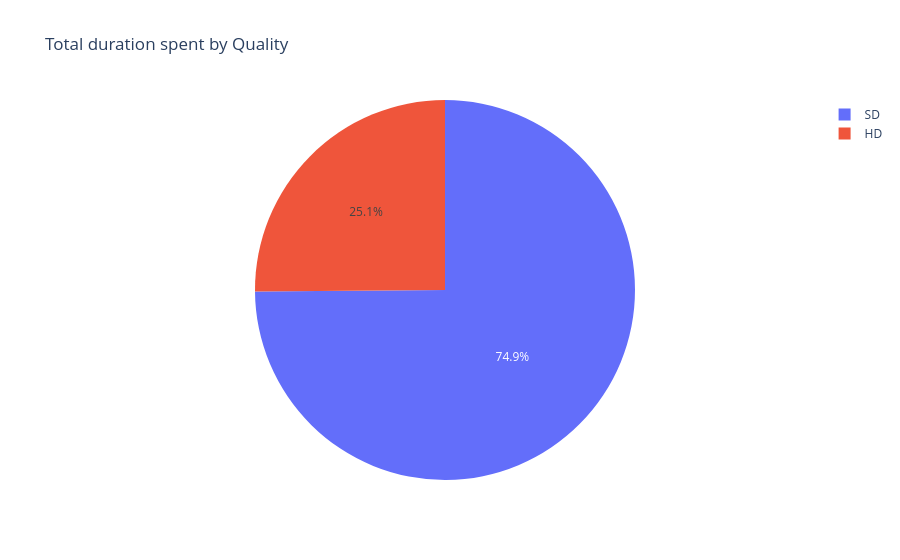
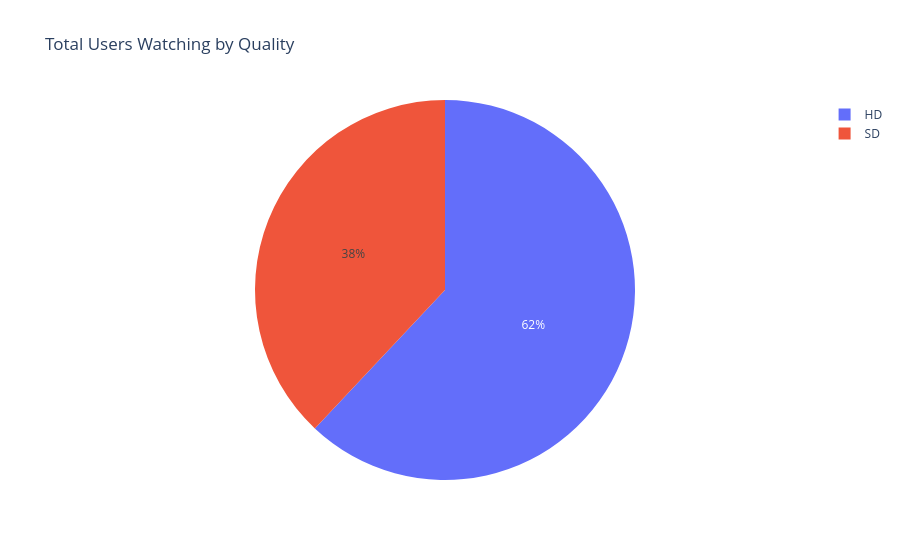

Notebook cell for these charts, in order:
### Code cell
quality_map = {0: 'SD', 1: 'HD'}
grouped['Quality_Label'] = grouped['HD_Flag'].map(quality_map)

fig = px.pie(grouped,values='Total watch time in hours', names='Quality_Label', hover_data=['Quality_Label'], title='Total duration spent by Quality')
fig2 = px.pie(grouped,values='No of Users', names='Quality_Label', hover_data=['Quality_Label'], title='Total Users Watching by Quality')

fig.show()
fig2.show()

### Figure 1 — Plotly figure (JSON) as saved in the notebook; plotly's stock layout.template omitted (floating-point values rounded to 4 significant figures)
{"data": [{"customdata": [["SD"], ["HD"]], "domain": {"x": [0, 1], "y": [0, 1]}, "hovertemplate": "Quality_Label=%{customdata[0]}<br>Total watch time in hours=%{value}<extra></extra>", "labels": ["SD", "HD"], "legendgroup": "", "name": "", "showlegend": true, "type": "pie", "values": [265300.0, 88990.0]}], "layout": {"legend": {"tracegroupgap": 0}, "title": {"text": "Total duration spent by Quality"}}}

### Figure 2 — Plotly figure (JSON) as saved in the notebook; plotly's stock layout.template omitted (floating-point values rounded to 4 significant figures)
{"data": [{"customdata": [["SD"], ["HD"]], "domain": {"x": [0, 1], "y": [0, 1]}, "hovertemplate": "Quality_Label=%{customdata[0]}<br>No of Users=%{value}<extra></extra>", "labels": ["SD", "HD"], "legendgroup": "", "name": "", "showlegend": true, "type": "pie", "values": [6715, 10960]}], "layout": {"legend": {"tracegroupgap": 0}, "title": {"text": "Total Users Watching by Quality"}}}
